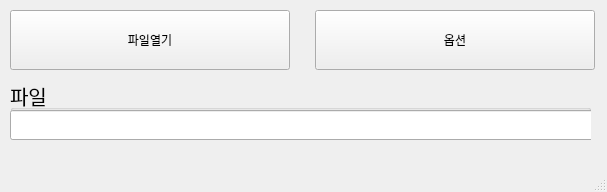
<?xml version="1.0" encoding="UTF-8"?>
<ui version="4.0">
 <class>MainWindow</class>
 <widget class="QMainWindow" name="MainWindow">
  <property name="geometry">
   <rect>
    <x>0</x>
    <y>0</y>
    <width>607</width>
    <height>192</height>
   </rect>
  </property>
  <property name="windowTitle">
   <string>그래프그리기</string>
  </property>
  <widget class="QWidget" name="centralwidget">
   <widget class="QPushButton" name="openfile_btn">
    <property name="geometry">
     <rect>
      <x>10</x>
      <y>10</y>
      <width>280</width>
      <height>60</height>
     </rect>
    </property>
    <property name="text">
     <string>파일열기</string>
    </property>
   </widget>
   <widget class="QPushButton" name="option_btn">
    <property name="geometry">
     <rect>
      <x>315</x>
      <y>10</y>
      <width>280</width>
      <height>60</height>
     </rect>
    </property>
    <property name="text">
     <string>옵션</string>
    </property>
   </widget>
   <widget class="QGroupBox" name="groupBox">
    <property name="geometry">
     <rect>
      <x>10</x>
      <y>80</y>
      <width>581</width>
      <height>60</height>
     </rect>
    </property>
    <property name="font">
     <font>
      <pointsize>15</pointsize>
     </font>
    </property>
    <property name="title">
     <string>파일</string>
    </property>
    <widget class="QLineEdit" name="lineEdit">
     <property name="geometry">
      <rect>
       <x>0</x>
       <y>30</y>
       <width>890</width>
       <height>30</height>
      </rect>
     </property>
     <property name="text">
      <string/>
     </property>
    </widget>
   </widget>
  </widget>
  <widget class="QMenuBar" name="menubar">
   <property name="geometry">
    <rect>
     <x>0</x>
     <y>0</y>
     <width>607</width>
     <height>26</height>
    </rect>
   </property>
  </widget>
  <widget class="QStatusBar" name="statusbar"/>
 </widget>
 <resources/>
 <connections/>
</ui>
